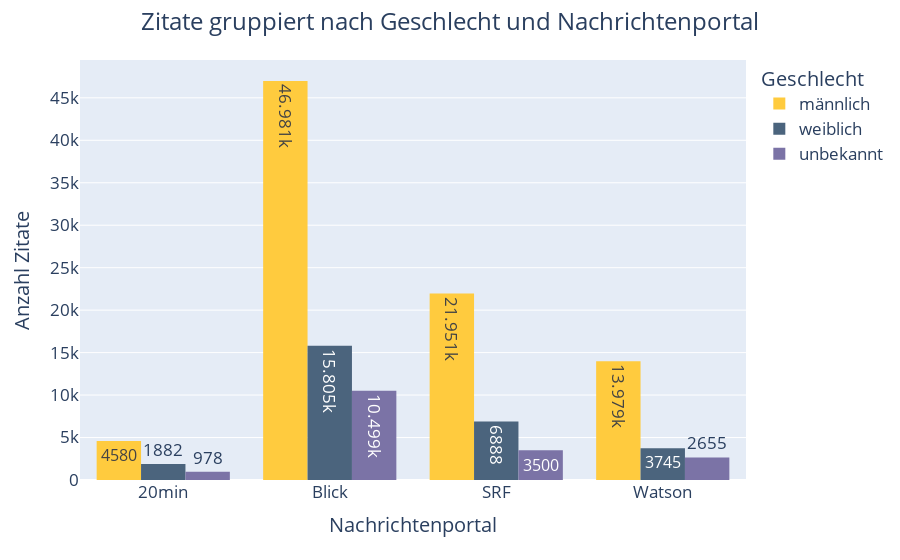

Source (notebook cell):
### Code cell
# Sortieren nach prozentualen Anteilen
sorted_df = df.sort_values(['source', 'count'], ascending=[True, False])

fig = px.histogram(sorted_df, x="source", y="count",
             color='gender', barmode='group', text_auto=True
             ,color_discrete_sequence=my_colors,
labels={'gender': 'Geschlecht'})
fig.update_layout(
        title='Zitate gruppiert nach Geschlecht und Nachrichtenportal',
        title_x=0.5,
        yaxis_title_text='Anzahl Zitate',
        xaxis_title_text='Nachrichtenportal',
        font=dict(
                size=17
        )
)
fig.show()

### Figure 1 — Plotly figure (JSON) as saved in the notebook; plotly's stock layout.template omitted (floating-point values rounded to 4 significant figures)
{"data": [{"alignmentgroup": "True", "bingroup": "x", "histfunc": "sum", "hovertemplate": "Geschlecht=männlich<br>source=%{x}<br>sum of count=%{y}<extra></extra>", "legendgroup": "männlich", "marker": {"color": "#ffcb3e", "pattern": {"shape": ""}}, "name": "männlich", "offsetgroup": "männlich", "orientation": "v", "showlegend": true, "texttemplate": "%{value}", "type": "histogram", "x": ["20min", "Blick", "SRF", "Watson"], "xaxis": "x", "y": [4580, 46981, 21951, 13979], "yaxis": "y"}, {"alignmentgroup": "True", "bingroup": "x", "histfunc": "sum", "hovertemplate": "Geschlecht=weiblich<br>source=%{x}<br>sum of count=%{y}<extra></extra>", "legendgroup": "weiblich", "marker": {"color": "#4b647d", "pattern": {"shape": ""}}, "name": "weiblich", "offsetgroup": "weiblich", "orientation": "v", "showlegend": true, "texttemplate": "%{value}", "type": "histogram", "x": ["20min", "Blick", "SRF", "Watson"], "xaxis": "x", "y": [1882, 15805, 6888, 3745], "yaxis": "y"}, {"alignmentgroup": "True", "bingroup": "x", "histfunc": "sum", "hovertemplate": "Geschlecht=unbekannt<br>source=%{x}<br>sum of count=%{y}<extra></extra>", "legendgroup": "unbekannt", "marker": {"color": "#7b73a6", "pattern": {"shape": ""}}, "name": "unbekannt", "offsetgroup": "unbekannt", "orientation": "v", "showlegend": true, "texttemplate": "%{value}", "type": "histogram", "x": ["20min", "Blick", "SRF", "Watson"], "xaxis": "x", "y": [978, 10499, 3500, 2655], "yaxis": "y"}], "layout": {"barmode": "group", "font": {"size": 17}, "legend": {"title": {"text": "Geschlecht"}, "tracegroupgap": 0}, "margin": {"t": 60}, "title": {"text": "Zitate gruppiert nach Geschlecht und Nachrichtenportal", "x": 0.5}, "xaxis": {"anchor": "y", "domain": [0, 1], "title": {"text": "Nachrichtenportal"}}, "yaxis": {"anchor": "x", "domain": [0, 1], "title": {"text": "Anzahl Zitate"}}}}
